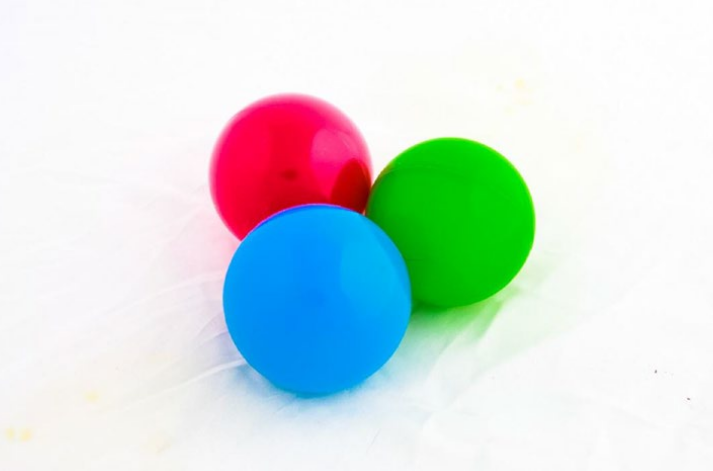
#> input picture Python/ProgAvTareas/opencv/color_balls_small.png, 713 x 471 px
$ python redFilter.py
#> lines starting #> are read from the running program, lines starting #| are printed output that depends on the picture; after the words box and inside, x2 and y2 are one past the last pixel; in counts of white or black regions, pixels touching at a corner belong together
import cv2
import numpy as np
img = cv2.imread("color_balls_small.png")
#> img is the input picture: shape (471, 713, 3); mean B, G, R 221.4, 224, 208.9
imgHSV = cv2.cvtColor(img, cv2.COLOR_BGR2HSV)
#> imgHSV: shape (471, 713, 3); mean H, S, V 57.5, 54.1, 244
cv2.imshow('image',img)
lower_red1 = np.array([0,120,120])
upper_red1 = np.array([30,255,255])
lower_red2 = np.array([150,120,120])
upper_red2 = np.array([180,255,255])
redMask1 = cv2.inRange(imgHSV,lower_red1,upper_red1)
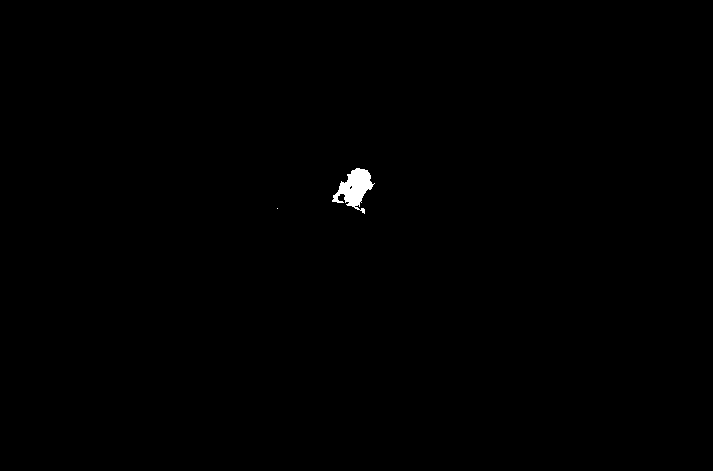
#> redMask1: shape (471, 713); 0.28% white; 2 white regions (1 under 20 px), largest, box (x1, y1, x2, y2) and area: (332, 168, 375, 214) 928
redMask2 = cv2.inRange(imgHSV,lower_red2,upper_red2)
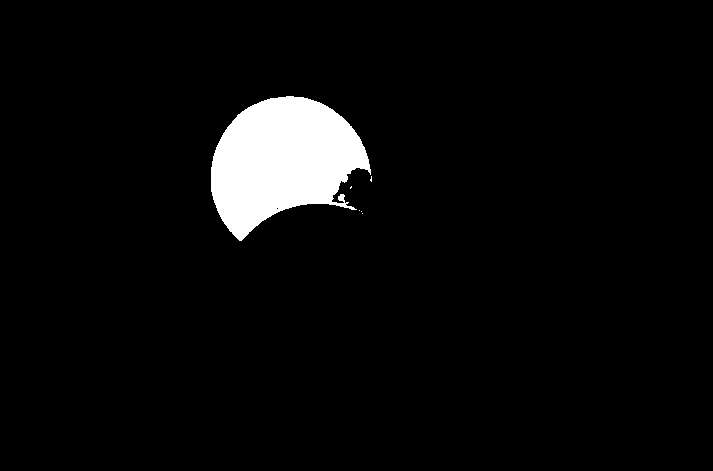
#> redMask2: shape (471, 713); 4.5% white; 6 white regions (5 under 20 px), largest, box (x1, y1, x2, y2) and area: (211, 96, 371, 241) 14947
combinedMask = cv2.add(redMask1,redMask2)
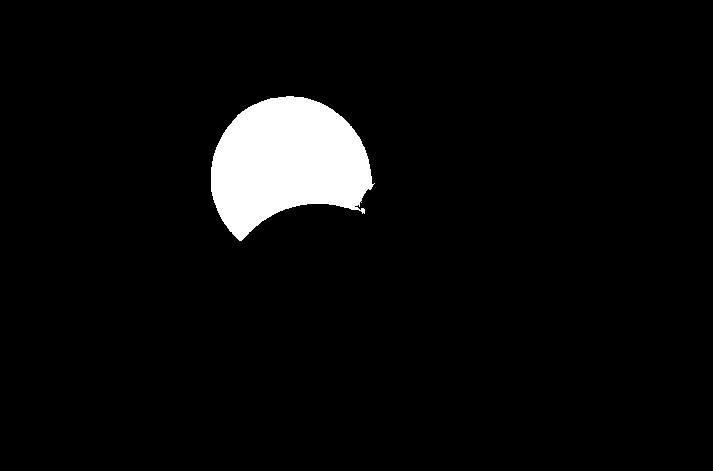
#> combinedMask: shape (471, 713); 4.7% white; 1 white region, box (x1, y1, x2, y2) and area: (211, 96, 375, 241) 15891
cv2.imshow('mask',combinedMask)
res = cv2.bitwise_and(img, img, mask=combinedMask)
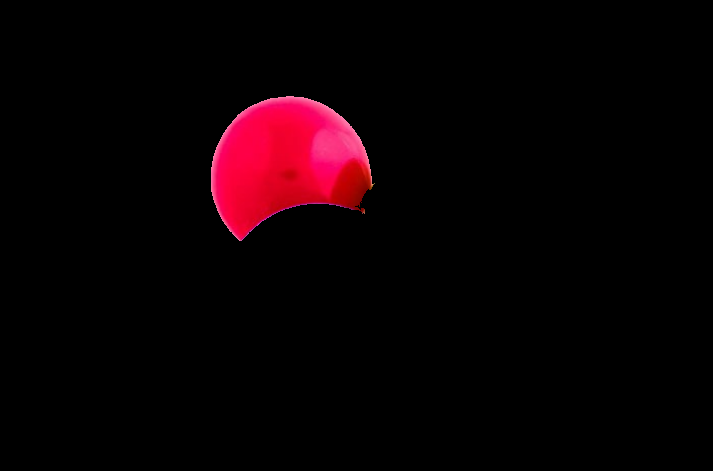
#> res: shape (471, 713, 3); mean B, G, R 3.3, 0.7, 11.2
cv2.imshow('red',res)
cv2.waitKey(0)
